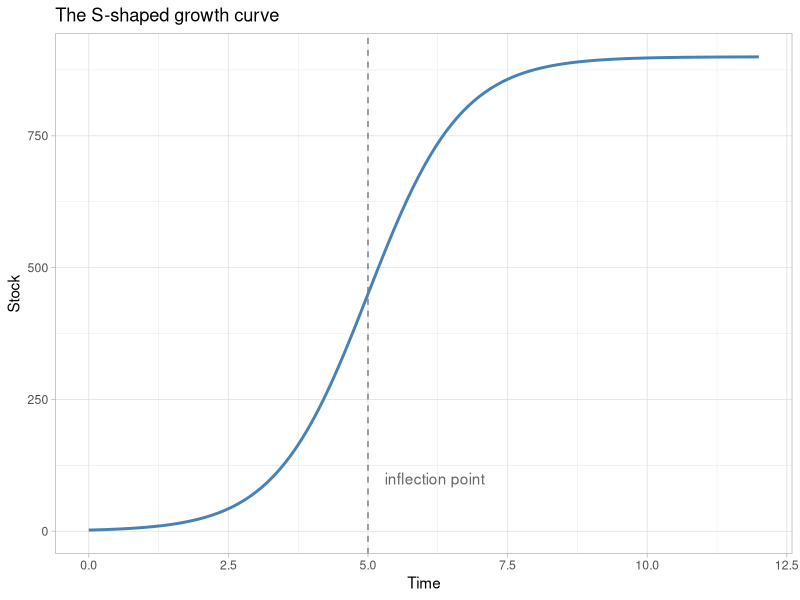
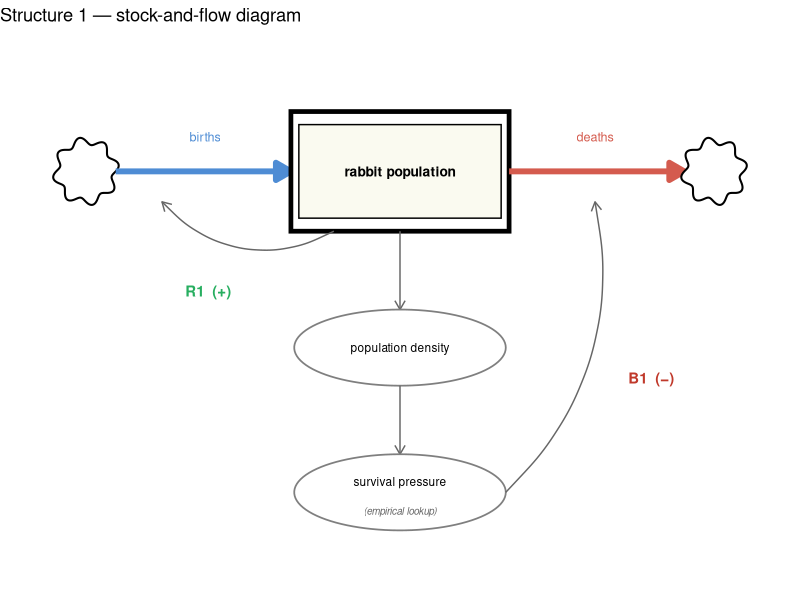
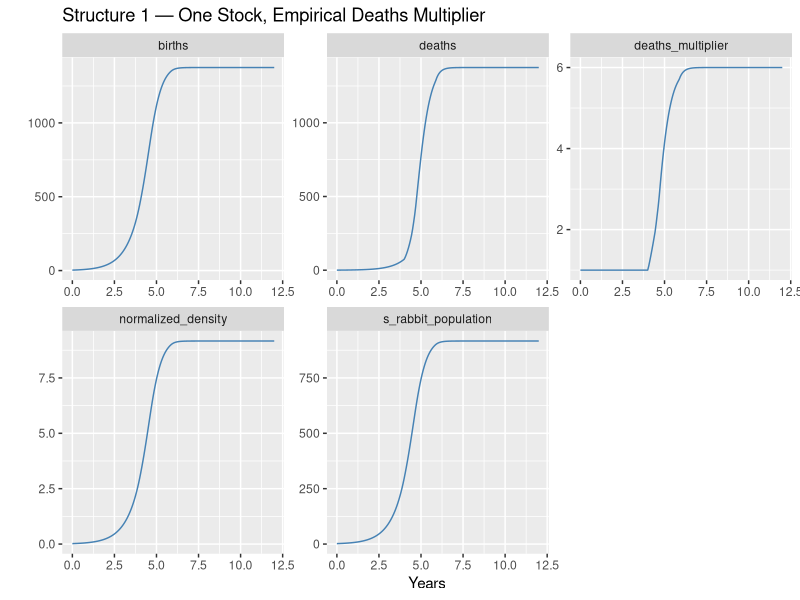
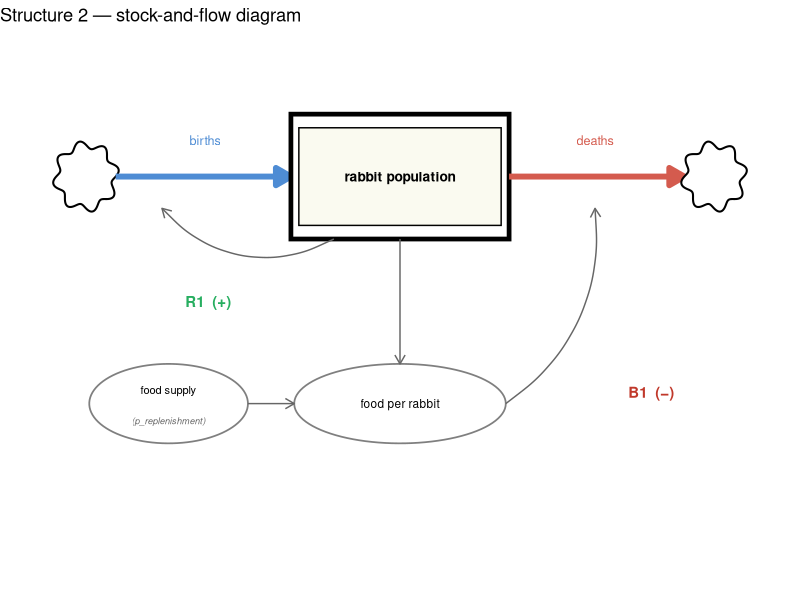
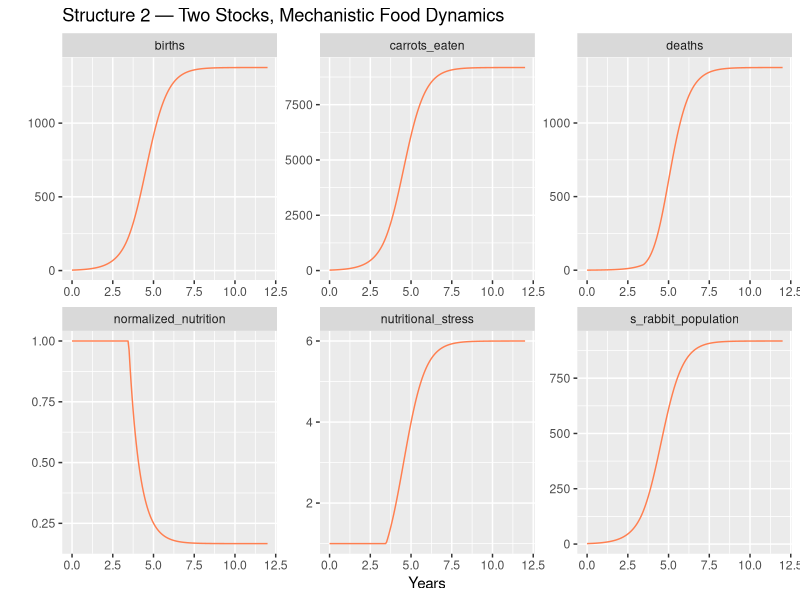

R code for these plots, in order:
## ---- chunk 1
knitr::opts_chunk$set(echo = TRUE)
library(deSolve)
library(tidyverse)
## ---- chunk 2
tibble(
  time  = seq(0, 12, 0.1),
  value = 900 / (1 + exp(-1.2 * (time - 5)))
) %>%
  ggplot(aes(x = time, y = value)) +
  geom_line(colour = "steelblue", linewidth = 1) +
  geom_vline(xintercept = 5, linetype = "dashed", colour = "grey50") +
  annotate("text", x = 5.3, y = 100, label = "inflection point", hjust = 0, colour = "grey40") +
  theme_light() +
  xlab("Time") +
  ylab("Stock") +
  labs(title = "The S-shaped growth curve")
## ---- chunk 3
make_cloud <- function(cx, cy, w = 0.45, h = 0.28) {
  theta <- seq(0, 2 * pi, length.out = 200)
  bump  <- 1 + 0.12 * sin(8 * theta)
  tibble(x = cx + w * bump * cos(theta), y = cy + h * bump * sin(theta))
}
make_ellipse <- function(cx, cy, rx = 1.6, ry = 0.35) {
  theta <- seq(0, 2 * pi, length.out = 100)
  tibble(x = cx + rx * cos(theta), y = cy + ry * sin(theta))
}
flow_arrow <- arrow(length = unit(0.44, "cm"), type = "closed")
info_arrow <- arrow(length = unit(0.26, "cm"), type = "open")

ggplot() +
  # births flow
  geom_polygon(data = make_cloud(0.75, 4), aes(x, y),
               fill = "white", colour = "black", linewidth = 0.7) +
  annotate("segment", x = 1.2, xend = 3.85, y = 4, yend = 4,
           linewidth = 2, colour = "#4e8cd4", arrow = flow_arrow) +
  annotate("text", x = 2.55, y = 4.32, label = "births", size = 3.2, colour = "#4e8cd4") +
  # stock: double border
  annotate("rect", xmin = 3.85, xmax = 7.15, ymin = 3.45, ymax = 4.55,
           fill = "white", colour = "black", linewidth = 1.6) +
  annotate("rect", xmin = 3.97, xmax = 7.03, ymin = 3.57, ymax = 4.43,
           fill = "#fafaf0", colour = "black", linewidth = 0.5) +
  annotate("text", x = 5.5, y = 4, label = "rabbit population", size = 3.5, fontface = "bold") +
  # deaths flow
  annotate("segment", x = 7.15, xend = 9.8, y = 4, yend = 4,
           linewidth = 2, colour = "#d45b4e", arrow = flow_arrow) +
  annotate("text", x = 8.45, y = 4.32, label = "deaths", size = 3.2, colour = "#d45b4e") +
  geom_polygon(data = make_cloud(10.25, 4), aes(x, y),
               fill = "white", colour = "black", linewidth = 0.7) +
  # info: stock → normalized density (arrives at top of ellipse: cy + ry = 2.38 + 0.35)
  annotate("segment", x = 5.5, xend = 5.5, y = 3.45, yend = 2.73,
           linetype = "solid", colour = "grey40", arrow = info_arrow) +
  geom_polygon(data = make_ellipse(5.5, 2.38), aes(x, y),
               fill = "white", colour = "grey50", linewidth = 0.6) +
  annotate("text", x = 5.5, y = 2.38, label = "population density", size = 3) +
  # info: normalized density → deaths multiplier (leaves bottom: 2.38-0.35, arrives top: 1.05+0.35)
  annotate("segment", x = 5.5, xend = 5.5, y = 2.03, yend = 1.40,
           linetype = "solid", colour = "grey40", arrow = info_arrow) +
  geom_polygon(data = make_ellipse(5.5, 1.05), aes(x, y),
               fill = "white", colour = "grey50", linewidth = 0.6) +
  annotate("text", x = 5.5, y = 1.15, label = "survival pressure", size = 3) +
  annotate("text", x = 5.5, y = 0.88, label = "(empirical lookup)", size = 2.5,
           colour = "grey40", fontface = "italic") +
  # info: deaths multiplier → deaths flow (leaves right edge: cx + rx = 5.5 + 1.6)
  # curvature flipped to +0.28 so arc bows rightward, making the B1 loop more apparent
  geom_curve(aes(x = 7.1, y = 1.05, xend = 8.45, yend = 3.72),
             curvature = 0.28, linetype = "solid", colour = "grey40",
             arrow = info_arrow) +
  # info: stock → births (R1 positive feedback, leaves bottom of stock)
  # curvature flipped to -0.38 so arc bows upward, making the R1 loop more apparent
  geom_curve(aes(x = 4.5, y = 3.45, xend = 1.9, yend = 3.72),
             curvature = -0.38, linetype = "solid", colour = "grey40",
             arrow = info_arrow) +
  # loop labels
  annotate("text", x = 2.6, y = 2.9, label = "R1  (+)", size = 3.8,
           colour = "#27ae60", fontface = "bold") +
  annotate("text", x = 9.3, y = 2.1, label = "B1  (−)", size = 3.8,
           colour = "#c0392b", fontface = "bold") +
  theme_void() +
  coord_cartesian(xlim = c(0, 11), ylim = c(0.3, 5.1)) +
  labs(title = "Structure 1 — stock-and-flow diagram")
## ---- chunk 4
START <- 0; FINISH <- 12; STEP <- 0.0625
simtime <- seq(START, FINISH, by = STEP)

# Empirical lookup: normalized density → deaths multiplier (D-4432-2)
deaths_mult_x  <- c(0.01, 1, 2, 3,  4,   5,   6,   7,   8,   9,   10,  11,  12,  13,  14,  15,  16,  17,  18,  19,  20)
deaths_mult_y  <- c(1,    1, 1, 1,   1.5, 2,   2.7, 3.7, 4.7, 5.7, 7.5, 9,   10.5,12,  14,  17,  19,  21,  23,  24,  25)
deaths_mult_fn <- approxfun(deaths_mult_x, deaths_mult_y, rule = 2)

params_s1 <- c(
  p_births_normal      = 1.5,   # 1/year
  p_average_lifetime   = 4,     # years
  p_area               = 1,     # acres
  p_normal_pop_density = 100    # rabbits/acre (normalisation reference)
)
## ---- chunk 5
model_s1 <- function(time, stocks, params) {
  with(as.list(c(stocks, params)), {

    a_population_density <- s_rabbit_population / p_area
    a_normalized_density <- a_population_density / p_normal_pop_density
    a_deaths_multiplier  <- deaths_mult_fn(a_normalized_density)

    f_births <- s_rabbit_population * p_births_normal
    f_deaths <- (s_rabbit_population / p_average_lifetime) * a_deaths_multiplier

    ds_dt <- f_births - f_deaths

    return(list(c(ds_dt),
                births            = f_births,
                deaths            = f_deaths,
                normalized_density = a_normalized_density,
                deaths_multiplier  = a_deaths_multiplier))
  })
}
## ---- chunk 6
sim_s1 <- data.frame(ode(y = c(s_rabbit_population = 2),
                          times = simtime, func = model_s1,
                          parms = params_s1, method = "rk4"))
## ---- chunk 7
sim_s1 %>%
  pivot_longer(cols = -time, names_to = "variable", values_to = "value") %>%
  mutate(value = as.numeric(value), time = as.numeric(time)) %>%
  ggplot(aes(x = time, y = value)) +
  geom_line(colour = "steelblue") +
  facet_wrap(vars(variable), scales = "free") +
  xlab("Years") + ylab("") +
  labs(title = "Structure 1 — One Stock, Empirical Deaths Multiplier")
## ---- chunk 8
make_cloud <- function(cx, cy, w = 0.45, h = 0.28) {
  theta <- seq(0, 2 * pi, length.out = 200)
  bump  <- 1 + 0.12 * sin(8 * theta)
  tibble(x = cx + w * bump * cos(theta), y = cy + h * bump * sin(theta))
}
make_ellipse <- function(cx, cy, rx = 1.6, ry = 0.35) {
  theta <- seq(0, 2 * pi, length.out = 100)
  tibble(x = cx + rx * cos(theta), y = cy + ry * sin(theta))
}
flow_arrow <- arrow(length = unit(0.44, "cm"), type = "closed")
info_arrow <- arrow(length = unit(0.26, "cm"), type = "open")

ggplot() +
  # ── births flow ────────────────────────────────────────────────────────────
  geom_polygon(data = make_cloud(0.75, 4.0), aes(x, y),
               fill = "white", colour = "black", linewidth = 0.7) +
  annotate("segment", x = 1.2, xend = 3.85, y = 4.0, yend = 4.0,
           linewidth = 2, colour = "#4e8cd4", arrow = flow_arrow) +
  annotate("text", x = 2.55, y = 4.32, label = "births", size = 3.2, colour = "#4e8cd4") +
  # ── rabbit population stock ────────────────────────────────────────────────
  annotate("rect", xmin = 3.85, xmax = 7.15, ymin = 3.45, ymax = 4.55,
           fill = "white", colour = "black", linewidth = 1.6) +
  annotate("rect", xmin = 3.97, xmax = 7.03, ymin = 3.57, ymax = 4.43,
           fill = "#fafaf0", colour = "black", linewidth = 0.5) +
  annotate("text", x = 5.5, y = 4.0, label = "rabbit population", size = 3.5, fontface = "bold") +
  # ── deaths flow ────────────────────────────────────────────────────────────
  annotate("segment", x = 7.15, xend = 9.8, y = 4.0, yend = 4.0,
           linewidth = 2, colour = "#d45b4e", arrow = flow_arrow) +
  annotate("text", x = 8.45, y = 4.32, label = "deaths", size = 3.2, colour = "#d45b4e") +
  geom_polygon(data = make_cloud(10.25, 4.0), aes(x, y),
               fill = "white", colour = "black", linewidth = 0.7) +
  # ── food per rabbit auxiliary ──────────────────────────────────────────────
  geom_polygon(data = make_ellipse(5.5, 2.0), aes(x, y),
               fill = "white", colour = "grey50", linewidth = 0.6) +
  annotate("text", x = 5.5, y = 2.0, label = "food per rabbit", size = 3) +
  # ── food supply (p_replenishment) — outside the loop ──────────────────────
  geom_polygon(data = make_ellipse(2.0, 2.0, rx = 1.2), aes(x, y),
               fill = "white", colour = "grey50", linewidth = 0.6) +
  annotate("text", x = 2.0, y = 2.12, label = "food supply", size = 2.8) +
  annotate("text", x = 2.0, y = 1.85, label = "(p_replenishment)", size = 2.3,
           colour = "grey40", fontface = "italic") +
  # ── information links ──────────────────────────────────────────────────────
  # rabbit pop bottom → food per rabbit top (B1: more rabbits, less food each)
  annotate("segment", x = 5.5, xend = 5.5, y = 3.45, yend = 2.35,
           linetype = "solid", colour = "grey40", arrow = info_arrow) +
  # food supply → food per rabbit (external input, not in loop)
  annotate("segment", x = 3.2, xend = 3.9, y = 2.0, yend = 2.0,
           linetype = "solid", colour = "grey40", arrow = info_arrow) +
  # food per rabbit right → deaths (B1 arc, bows rightward)
  geom_curve(aes(x = 7.1, y = 2.0, xend = 8.45, yend = 3.72),
             curvature = 0.3, linetype = "solid", colour = "grey40", arrow = info_arrow) +
  # rabbit pop bottom-left → births (R1 arc, bows upward)
  geom_curve(aes(x = 4.5, y = 3.45, xend = 1.9, yend = 3.72),
             curvature = -0.38, linetype = "solid", colour = "grey40", arrow = info_arrow) +
  # ── loop labels ────────────────────────────────────────────────────────────
  annotate("text", x = 2.6, y = 2.9, label = "R1  (+)", size = 3.8,
           colour = "#27ae60", fontface = "bold") +
  annotate("text", x = 9.3, y = 2.1, label = "B1  (−)", size = 3.8,
           colour = "#c0392b", fontface = "bold") +
  theme_void() +
  coord_cartesian(xlim = c(0, 11), ylim = c(0.5, 5.1)) +
  labs(title = "Structure 2 — stock-and-flow diagram")
## ---- chunk 9
params_s2 <- c(
  p_births_normal    = 1.5,    # 1/year
  p_average_lifetime = 4,      # years (baseline, when food is adequate)
  p_replenishment    = 1530,   # kg carrot/year (annual food supply)
  p_rabbit_appetite  = 10      # kg/rabbit/year
)
## ---- chunk 10
model_s2 <- function(time, stocks, params) {
  with(as.list(c(stocks, params)), {

    # food balance: can supply keep up with demand?
    f_carrots_eaten        <- s_rabbit_population * p_rabbit_appetite
    a_food_per_rabbit      <- p_replenishment / max(s_rabbit_population, 0.001)
    a_normalized_nutrition <- min(a_food_per_rabbit / p_rabbit_appetite, 1)

    # rabbit flows — effective lifetime shortens proportionally with food scarcity
    f_births <- s_rabbit_population * p_births_normal
    f_deaths <- s_rabbit_population / (p_average_lifetime * a_normalized_nutrition)

    ds_dt <- f_births - f_deaths

    return(list(
      c(ds_dt),
      births               = f_births,
      deaths               = f_deaths,
      carrots_eaten        = f_carrots_eaten,
      normalized_nutrition = a_normalized_nutrition,
      nutritional_stress   = 1 / a_normalized_nutrition
    ))
  })
}
## ---- chunk 11
sim_s2 <- data.frame(ode(
  y     = c(s_rabbit_population = 2),
  times = simtime, func = model_s2, parms = params_s2, method = "rk4"
))
## ---- chunk 12
sim_s2 %>%
  pivot_longer(cols = -time, names_to = "variable", values_to = "value") %>%
  mutate(value = as.numeric(value), time = as.numeric(time)) %>%
  ggplot(aes(x = time, y = value)) +
  geom_line(colour = "coral") +
  facet_wrap(vars(variable), scales = "free") +
  xlab("Years") + ylab("") +
  labs(title = "Structure 2 — Two Stocks, Mechanistic Food Dynamics")
